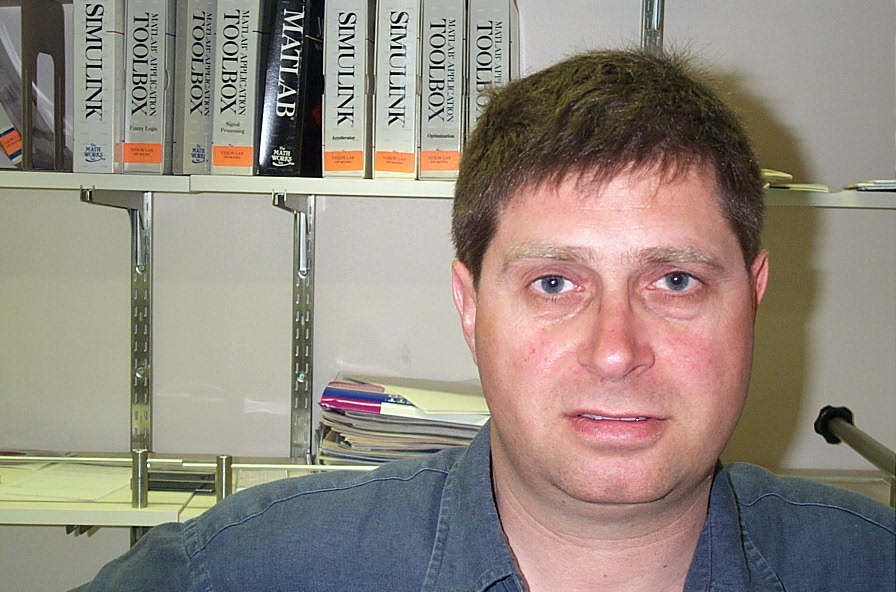
#> input picture image_0001.jpg, 896 x 592 px, found by its file name
$ python morph.py
#> lines starting #> are read from the running program, lines starting #| are printed output that depends on the picture; after the words box and inside, x2 and y2 are one past the last pixel; in counts of white or black regions, pixels touching at a corner belong together
# -*- coding: utf-8 -*-
"""
Created on Fri Dec 13 19:49:45 2019

@author: karan
"""

#-*- coding:utf-8 -*-
import numpy as np
import matplotlib.pyplot as plt
import cv2
import math


#img1 = cv2.imread('face_good.bmp', cv2.IMREAD_COLOR)
img1 = cv2.imread(r'faces\image_0001.jpg', cv2.IMREAD_COLOR)
#> img1 is the input picture: shape (592, 896, 3); mean B, G, R 127.6, 137.2, 147.2
img2 = cv2.imread(r'faces\image_0001.jpg', 0)
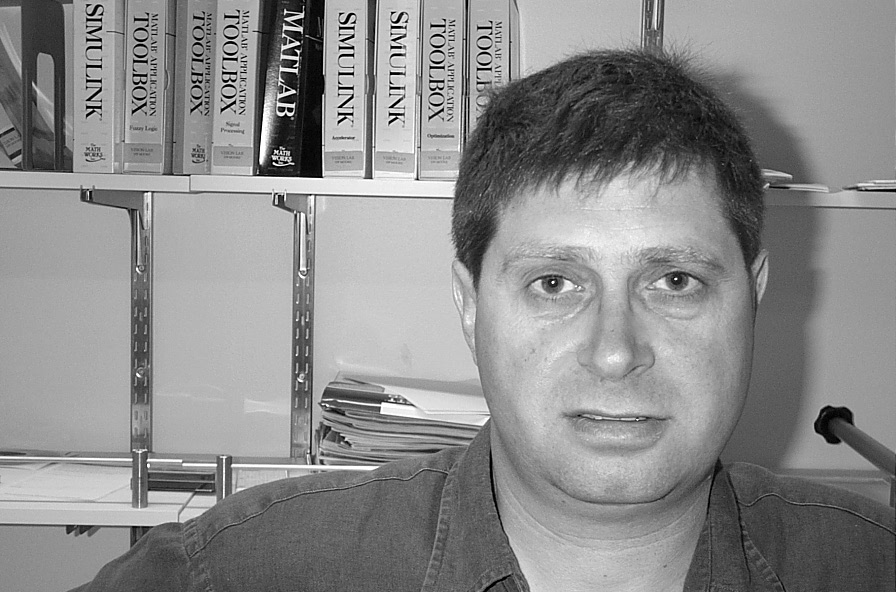
#> img2: shape (592, 896); min 0, max 255, mean 139.1
img = cv2.cvtColor(img1, cv2.COLOR_BGR2RGB)
hsv = cv2.cvtColor(img1, cv2.COLOR_BGR2HSV)
#> hsv: shape (592, 896, 3); mean H, S, V 41.3, 54.9, 152.5

#H = [0, 50], S = [0.20, 0.68] and V = [0.35, 1.0]
#cv2.imshow('gu',img1)
#cv2.waitKey(1)
plt.imshow(hsv)

plt.show()

lower = np.array([0, 70, 150], dtype = "uint8")
upper = np.array([20, 190, 255], dtype = "uint8")
mask = cv2.inRange(hsv, lower, upper)
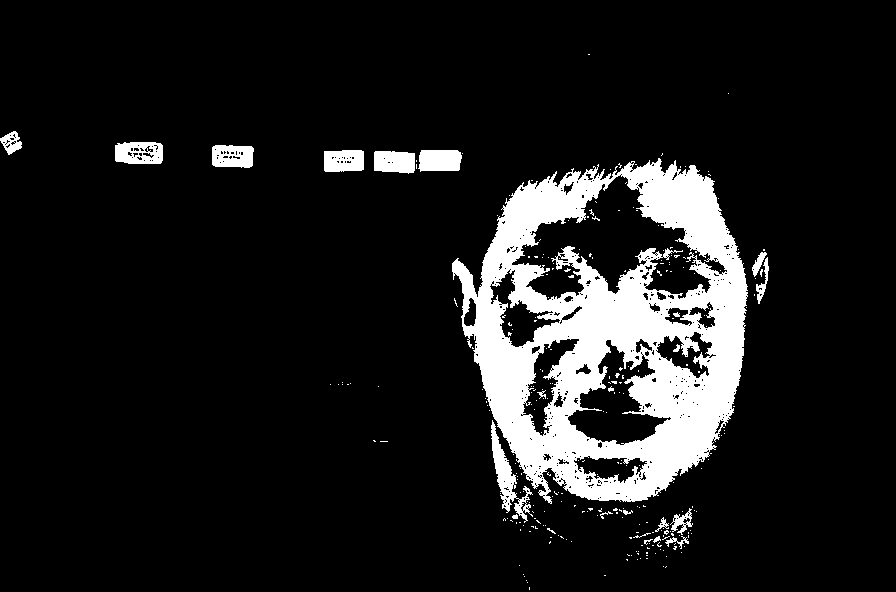
#> mask: shape (592, 896); 11.1% white; 276 white regions (253 under 20 px), largest, box (x1, y1, x2, y2) and area: (452, 158, 748, 504) 51521, (491, 420, 533, 523) 1196, (115, 142, 163, 164) 868
res = cv2.bitwise_and(hsv,hsv, mask= mask)
#> res: shape (592, 896, 3); mean H, S, V 0.6, 10.1, 22.7
plt.imshow(mask)
plt.show()

kernel1 = np.ones((50, 50), np.uint8)
cmask=cv2.morphologyEx(mask,cv2.MORPH_CLOSE,kernel1)
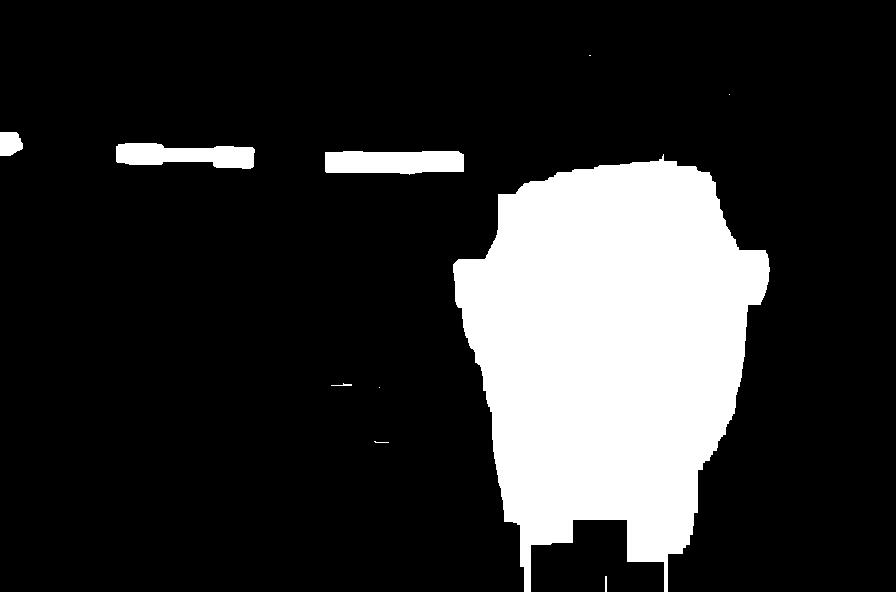
#> cmask: shape (592, 896); 18.2% white; 10 white regions (4 under 20 px), largest, box (x1, y1, x2, y2) and area: (453, 154, 770, 592) 90650, (325, 151, 464, 175) 2943, (116, 143, 255, 169) 2577, (0, 132, 23, 156) 468, (605, 576, 607, 592) 32, (331, 383, 352, 386) 31
#res = cv2.bitwise_and(hsv,hsv, mask= opening)

plt.imshow(cmask)
plt.show()
res = cv2.bitwise_and(hsv,hsv, mask= cmask)
#> res: shape (592, 896, 3); mean H, S, V 4.1, 15.1, 36.7
final = cv2.cvtColor(res, cv2.COLOR_HSV2RGB)
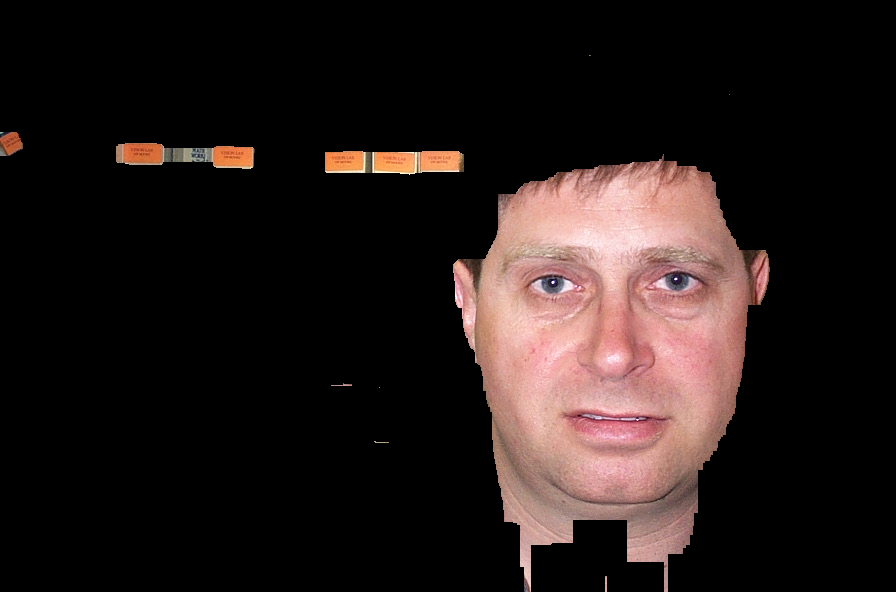
#> final: shape (592, 896, 3); mean R, G, B 36.6, 26.7, 24.9
plt.imshow(final)

plt.show()
'''
plt.imshow(hsv)
plt.show()
chans = cv2.split(img1)
colors = ("b", "g", "r")
plt.figure()
plt.title("'Flattened' Color Histogram")
plt.xlabel("Bins")
plt.ylabel("# of Pixels")
features = []


for (chan, color) in zip(chans, colors):
    hist = cv2.calcHist([chan], [0], None, [256], [0, 256])
    features.extend(hist)
    plt.plot(hist, color = color)
    plt.xlim([0, 256])

plt.hist(img.ravel(),256,[0,256]); plt.show()

lower = np.array([150, 10, 90], dtype = "uint8")
upper = np.array([255, 190, 200], dtype = "uint8")
mask = cv2.inRange(hsv, lower, upper)

plt.imshow(mask)
plt.show()

kernel = np.ones((40,40), np.uint8)
opening = cv2.morphologyEx(mask, cv2.MORPH_OPEN, kernel)
kernel1 = np.ones((40,40), np.uint8)
cmask=cv2.morphologyEx(mask,cv2.MORPH_CLOSE,kernel1)

#res = cv2.bitwise_and(hsv,hsv, mask= opening)
res = cv2.bitwise_and(hsv,hsv, mask= cmask)
final = cv2.cvtColor(res, cv2.COLOR_HSV2RGB)
plt.imshow(final)
plt.show()'''
cv2.imwrite('mask.jpg',cmask)
new = cv2.imread('mask.jpg', 0)
#> new: shape (592, 896); min 0, max 255, mean 46.5
arr=[]
arr1=[]
for i in range(img2.shape[0]):
    arr.append(sum(mask[i][:img2.shape[1]]))
#> after the loop, arr = 592 values, max 67320 at index 303, min 0 at index 0, mean 25379.8
column=arr.index(max(arr))
#> column = 303
for j in range(img2.shape[1]):
    arr1.append(sum(mask[:img2.shape[0],j]))
#> after the loop, arr1 = 896 values, max 68340 at index 649, min 0 at index 22, mean 16768.8
row=arr1.index(max(arr1))
#> row = 649
newimg = final[column-120:column+170,row-200:row+160]
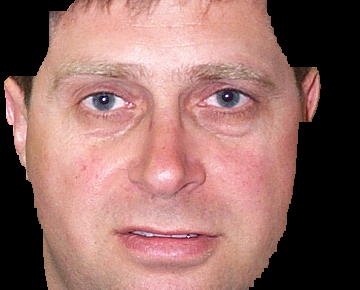
#> newimg: shape (290, 360, 3); mean R, G, B 147.2, 107.2, 101.8
plt.imshow(newimg)
plt.show()
cv2.destroyAllWindows()
